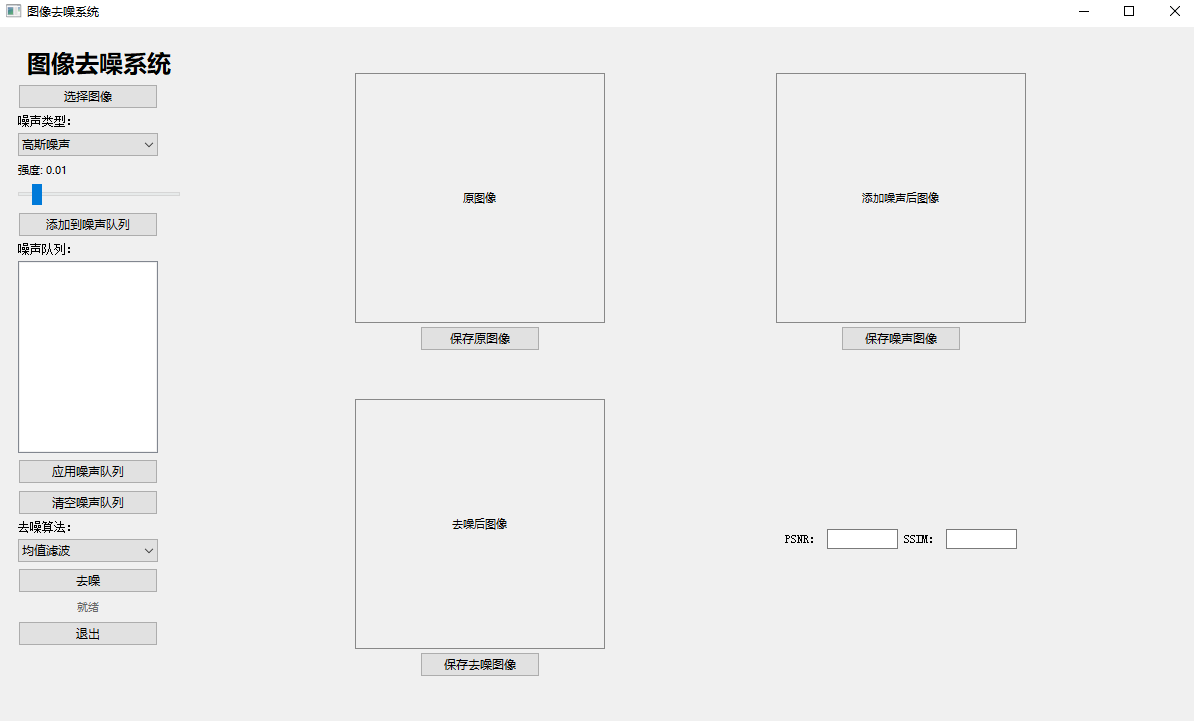
#> input picture GUI.png, 1194 x 721 px; its folder holds only this picture in this run
$ python -i ImageDenoise_2.py   (imports and definitions only)
#> lines starting #> are read from the running program, lines starting #| are printed output that depends on the picture; after the words box and inside, x2 and y2 are one past the last pixel; in counts of white or black regions, pixels touching at a corner belong together
#> further down, picture is the input picture: shape (721, 1194, 3); mean B, G, R 237.9, 237.9, 237.9
import sys
import cv2
import numpy as np
from PyQt5.QtWidgets import (
    QApplication, QWidget, QLabel, QPushButton, QVBoxLayout, QHBoxLayout,
    QFileDialog, QComboBox, QSlider, QLineEdit, QMessageBox, QGridLayout, QListWidget, QScrollArea
)
from PyQt5.QtGui import QPixmap, QImage, QFont
from PyQt5.QtCore import Qt, QPoint
from skimage.metrics import peak_signal_noise_ratio, structural_similarity
from skimage.util import random_noise
import pywt
from datetime import datetime

# [43 lines left out: functions cv2_to_qpixmap, add_noise, denoise, not called in this run]

def wavelet_denoise(img):
    try:
        # 保存原始尺寸
        original_shape = img.shape[:2]
#> original_shape = (721, 1194)

        # 转换为灰度图进行小波变换
        if img.ndim == 3:
            img_gray = cv2.cvtColor(img, cv2.COLOR_BGR2GRAY)
        else:
            img_gray = img.copy()

        # 确保图像尺寸是2的幂次，以便进行小波变换
        h, w = img_gray.shape
#> h = 721; w = 1194

        # 计算合适的尺寸（2的幂次），向上取整以确保不丢失信息
        target_h = 2 ** int(np.ceil(np.log2(h)))
#> target_h = 1024
        target_w = 2 ** int(np.ceil(np.log2(w)))
#> target_w = 2048

        # 如果计算出的目标尺寸太大，使用原图尺寸
        if target_h > h * 2 or target_w > w * 2:
            target_h, target_w = h, w

        # 如果尺寸不匹配，进行填充
        if h != target_h or w != target_w:
            # 创建目标尺寸的图像，用边缘像素填充
            padded_img = np.zeros((target_h, target_w), dtype=img_gray.dtype)
            # 将原图放在左上角
            padded_img[:h, :w] = img_gray
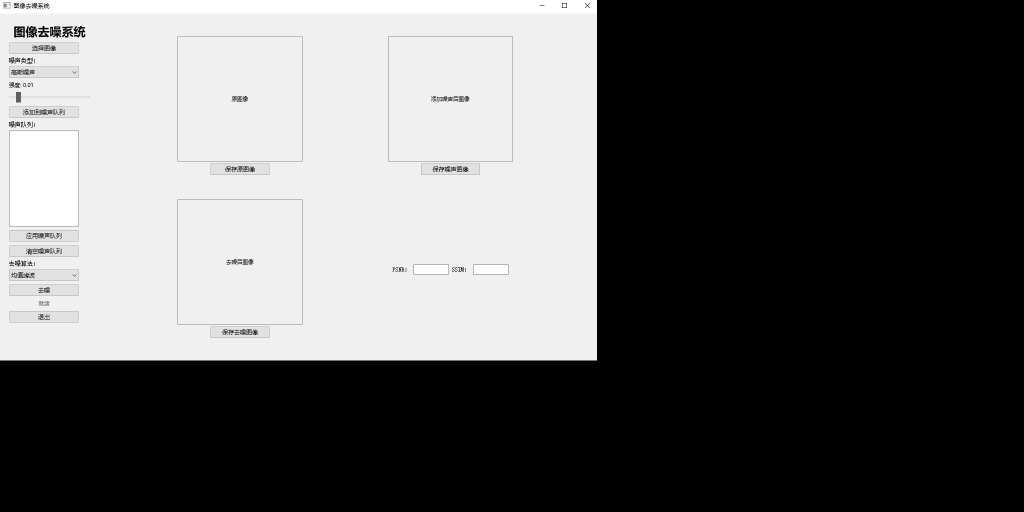
#> padded_img: shape (1024, 2048) (shown at 1/2 size); min 0, max 255, mean 97.7
            # 用边缘像素填充剩余部分
            if target_h > h:
                padded_img[h:, :] = padded_img[h-1:h, :]
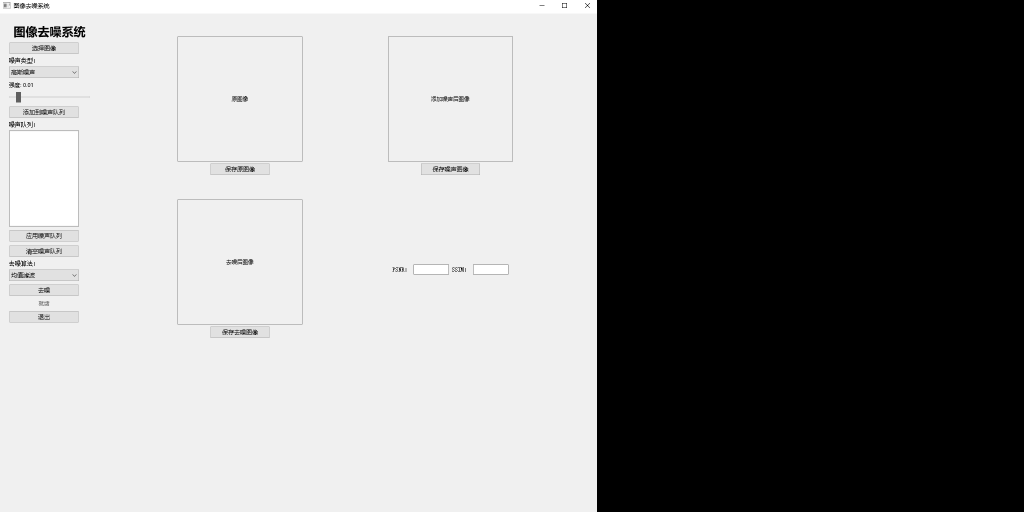
#> padded_img: shape (1024, 2048) (shown at 1/2 size); 17.25% of pixels changed, all inside (x1, y1, x2, y2) = (0, 721, 1194, 1024)
            if target_w > w:
                padded_img[:, w:] = padded_img[:, w-1:w]
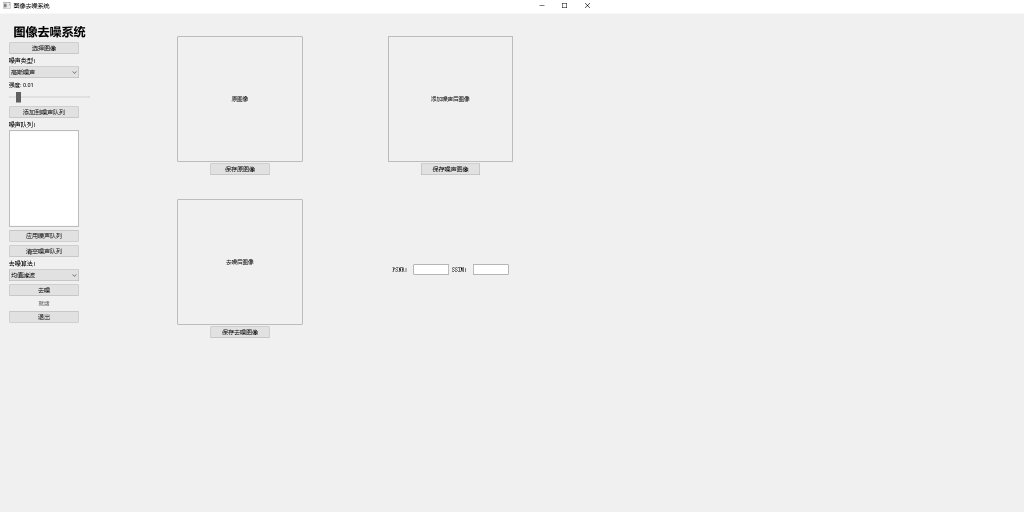
#> padded_img: shape (1024, 2048) (shown at 1/2 size); min 0, max 255, mean 239.3
            img_gray = padded_img

        # 进行小波变换
        coeffs = pywt.wavedec2(img_gray, 'db1', level=2)
#> coeffs = 3 items
        coeffs = list(coeffs)

        # 对高频系数进行软阈值处理
        for i in range(1, len(coeffs)):
            coeffs[i] = tuple(pywt.threshold(subband, value=20, mode='soft') for subband in coeffs[i])
#> this loop made 2 passes

        # 小波重构
        rec = pywt.waverec2(coeffs, 'db1')

        # 裁剪回原始尺寸
        rec = rec[:original_shape[0], :original_shape[1]]
#> rec: shape (721, 1194) float64

        # 确保像素值在有效范围内
        rec = np.clip(rec, 0, 255).astype(np.uint8)

        # 如果原图是彩色图，转换为3通道
        if img.ndim == 3:
            rec = cv2.cvtColor(rec, cv2.COLOR_GRAY2BGR)
#> rec: shape (721, 1194, 3)

        return rec
    except Exception as e:
        print(f"小波去噪出错: {e}")
        # 如果出错，返回原图
        return img.copy()

# [37 lines left out: functions calc_psnr, calc_ssim, not called in this run]

class ZoomableImage(QWidget):
    # [68 lines left out: functions __init__, update_pixmap, eventFilter, not called in this run]

class ImageDenoiseApp(QWidget):
    # [272 lines left out: functions __init__, init_ui, save_image, not called in this run]

    def update_noise_label(self):
        value = self.noise_slider.value() / 100
        self.noise_label.setText(f"强度: {value:.2f}")

    # [63 lines left out: functions open_image, add_noise_to_queue, apply_noise_queue, clear_noise_queue, denoise_image, show_zoom, not called in this run]

# [5 lines not run here, left out]

>>> import cv2
>>> picture = cv2.imread('GUI.png')
>>> result = wavelet_denoise(picture)
